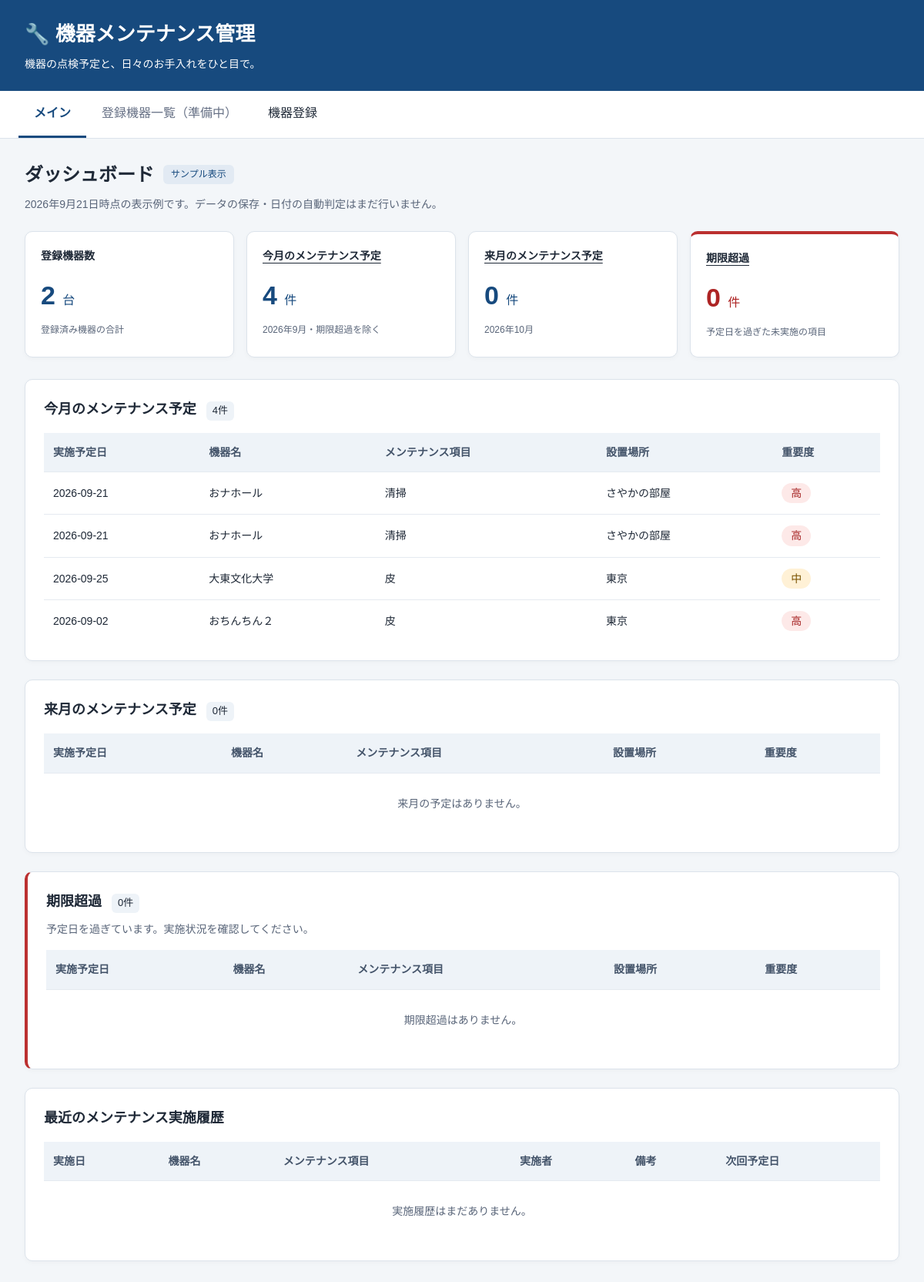
Before: / with the older database file.
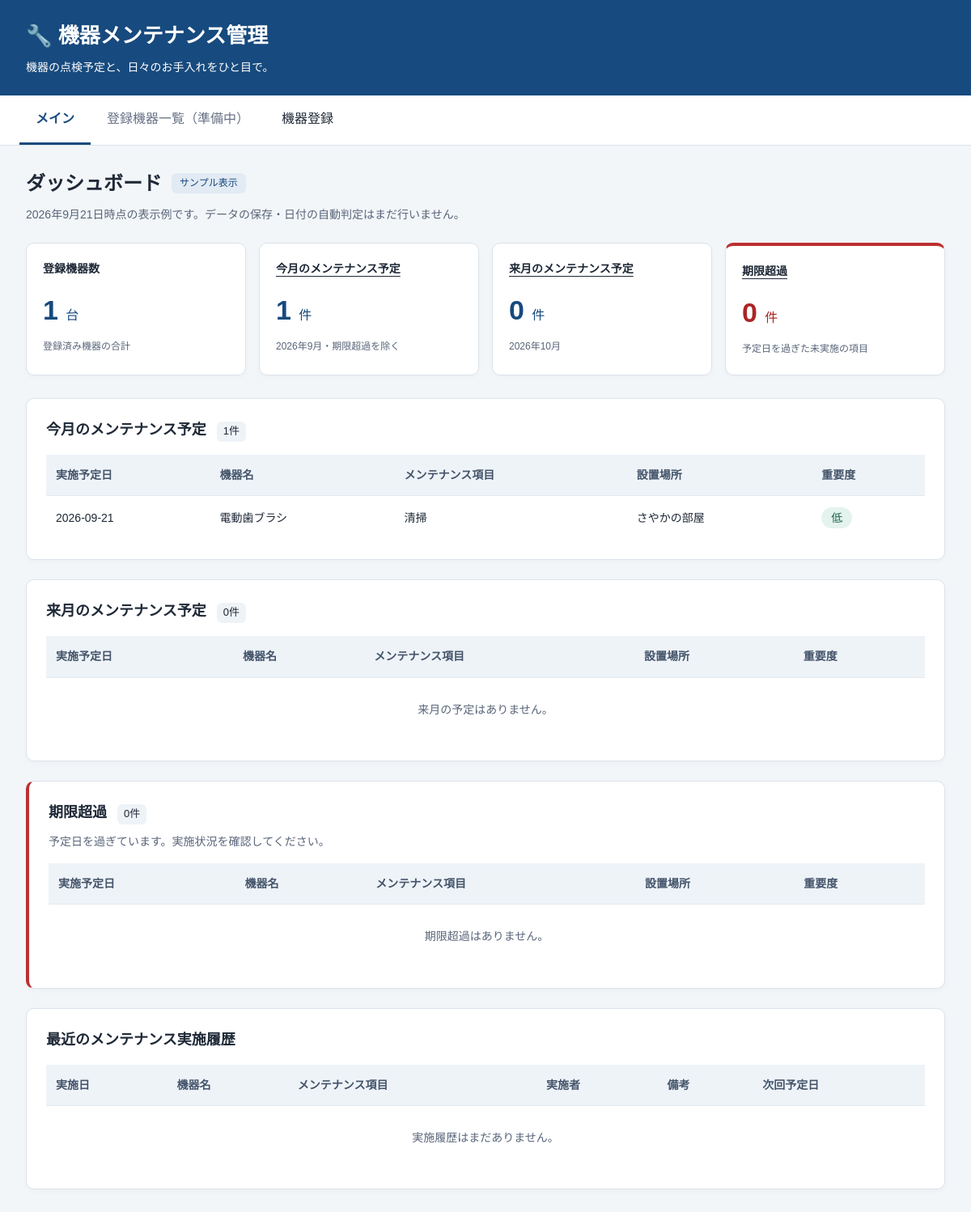
After: the same page with the newer database file.
### tables this page shows
CREATE TABLE maintenance (
        id INTEGER PRIMARY KEY AUTOINCREMENT,
        date TEXT,
        device TEXT,
        task TEXT,
        location TEXT,
        priority TEXT
    );

### main.py (the view)
@app.get("/")
def home(request: Request):
    connection = sqlite3.connect(DB_PATH)
    cursor = connection.cursor()
    cursor.execute("""
        SELECT
            id,
            date,
            device,
            task,
            location,
            priority
        FROM maintenance
    """)
    rows = cursor.fetchall()
    maintenance_list = []
    for row in rows:
        maintenance_list.append({
            "id": row[0],
            "date": row[1],
            "device": row[2],
            "task": row[3],
            "location": row[4],
            "priority": row[5]
        })
    cursor.execute("""
        SELECT COUNT(*) FROM devices
    """)
    device_count = cursor.fetchone()[0]
    connection.close()
    return templates.TemplateResponse(
        request=request,
        name="index.html",
        context={
            "device_count": device_count,
            "maintenance_list": maintenance_list
        }
    )

### templates/index.html (shortened to what this page needs)
<!DOCTYPE html>
<html lang="ja">
<head>
    <link rel="stylesheet" href="/static/style.css">
</head>
<body>
    <header class="site-header">
        <h1>🔧 機器メンテナンス管理</h1>
        <p>機器の点検予定と、日々のお手入れをひと目で。</p>
    </header>
    <nav aria-label="メインナビゲーション">
        <a href="#dashboard" aria-current="page">メイン</a>
        <button type="button" disabled>登録機器一覧（準備中）</button>
        <a href="/devices/new">機器登録</a>
    </nav>
    <main id="dashboard">
        <div class="page-heading">
            <h2>ダッシュボード</h2>
            <span class="demo-label">サンプル表示</span>
        </div>
        <p class="sample-note">2026年9月21日時点の表示例です。データの保存・日付の自動判定はまだ行いません。</p>
        <section class="summary" aria-label="登録機器とメンテナンスの集計">
            <div class="card">
                <h3>登録機器数</h3>
                <p>{{ device_count }} <span>台</span></p>
                <small>登録済み機器の合計</small>
            </div>
            <div class="card">
                <h3><a href="#this-month">今月のメンテナンス予定</a></h3>
                <p>{{ maintenance_list|length }} <span>件</span></p>
                <small>2026年9月・期限超過を除く</small>
            </div>
            <div class="card">
                <h3><a href="#next-month">来月のメンテナンス予定</a></h3>
                <p>{{ next_month_list|length }} <span>件</span></p>
                <small>2026年10月</small>
            </div>
            <div class="card warning">
                <h3><a href="#overdue">期限超過</a></h3>
                <p>{{ overdue_list|length }} <span>件</span></p>
                <small>予定日を過ぎた未実施の項目</small>
            </div>
        </section>
        <section class="panel" id="this-month" aria-labelledby="this-month-title">
            <h2 id="this-month-title">今月のメンテナンス予定 <span class="count">{{ maintenance_list|length }}件</span></h2>
            <div class="table-scroll" role="region" aria-label="今月の予定表" tabindex="0">
                <table>
                    <thead>
                        <tr><th scope="col">実施予定日</th><th scope="col">機器名</th><th scope="col">メンテナンス項目</th><th scope="col">設置場所</th><th scope="col">重要度</th></tr>
                    </thead>
                    <tbody>
                        {% for item in maintenance_list %}
                        <tr>
                            <td>{{ item.date }}</td><td>{{ item.device }}</td><td>{{ item.task }}</td><td>{{ item.location }}</td>
                            <td><span class="priority" data-level="{{ item.priority }}">{{ item.priority }}</span></td>
                        </tr>
                        {% else %}
                        <tr><td colspan="5" class="empty-state">今月の予定はありません。</td></tr>
                        {% endfor %}
                    </tbody>
                </table>
            </div>
        </section>
        <section class="panel" id="next-month" aria-labelledby="next-month-title">
            <h2 id="next-month-title">来月のメンテナンス予定 <span class="count">{{ next_month_list|length }}件</span></h2>
            <div class="table-scroll" role="region" aria-label="来月の予定表" tabindex="0">
                <table>
                    <thead>
                        <tr><th scope="col">実施予定日</th><th scope="col">機器名</th><th scope="col">メンテナンス項目</th><th scope="col">設置場所</th><th scope="col">重要度</th></tr>
                    </thead>
                    <tbody>
                        {% for item in next_month_list %}
                        <tr>
                            <td>{{ item.date }}</td><td>{{ item.device }}</td><td>{{ item.task }}</td><td>{{ item.location }}</td>
                            <td><span class="priority" data-level="{{ item.priority }}">{{ item.priority }}</span></td>
                        </tr>
                        {% else %}
                        <tr><td colspan="5" class="empty-state">来月の予定はありません。</td></tr>
                        {% endfor %}
                    </tbody>
                </table>
            </div>
        </section>
        <section class="panel overdue-panel" id="overdue" aria-labelledby="overdue-title">
            <h2 id="overdue-title">期限超過 <span class="count">{{ overdue_list|length }}件</span></h2>
            <p class="section-note">予定日を過ぎています。実施状況を確認してください。</p>
            <div class="table-scroll" role="region" aria-label="期限超過の予定表" tabindex="0">
                <table>
                    <thead>
                        <tr><th scope="col">実施予定日</th><th scope="col">機器名</th><th scope="col">メンテナンス項目</th><th scope="col">設置場所</th><th scope="col">重要度</th></tr>
                    </thead>
                    <tbody>
                        {% for item in overdue_list %}
                        <tr>
                            <td class="overdue-date">{{ item.date }}</td><td>{{ item.device }}</td><td>{{ item.task }}</td><td>{{ item.location }}</td>
                            <td><span class="priority" data-level="{{ item.priority }}">{{ item.priority }}</span></td>
                        </tr>
                        {% else %}
                        <tr><td colspan="5" class="empty-state">期限超過はありません。</td></tr>
                        {% endfor %}
                    </tbody>
                </table>
            </div>
        </section>
        <section class="panel" aria-labelledby="history-title">
            <h2 id="history-title">最近のメンテナンス実施履歴</h2>
            <div class="table-scroll" role="region" aria-label="最近の実施履歴表" tabindex="0">
                <table>
                    <thead>
                        <tr><th scope="col">実施日</th><th scope="col">機器名</th><th scope="col">メンテナンス項目</th><th scope="col">実施者</th><th scope="col">備考</th><th scope="col">次回予定日</th></tr>
                    </thead>
                    <tbody>
                        {% for item in recent_history %}
                        <tr>
                            <td>{{ item.date }}</td><td>{{ item.device }}</td><td>{{ item.task }}</td><td>{{ item.performed_by }}</td><td>{{ item.note }}</td><td>{{ item.next_due_date }}</td>
                        </tr>
                        {% else %}
                        <tr><td colspan="6" class="empty-state">実施履歴はまだありません。</td></tr>
                        {% endfor %}
                    </tbody>
                </table>
            </div>
        </section>
    </main>
</body>
</html>

### static/style.css (style rules this page uses)
* { box-sizing: border-box; }
body { margin: 0; font-family: "Yu Gothic", "Meiryo", sans-serif; background: #f3f6f9; color: #1f2937; line-height: 1.6; }
a { color: inherit; }
button { font: inherit; }
.site-header { padding: 24px 32px; background: #174a7e; color: white; }
.site-header h1 { margin: 0; font-size: 26px; }
.site-header p { margin: 6px 0 0; font-size: 14px; }
nav { display: flex; flex-wrap: wrap; padding: 0 24px; background: white; border-bottom: 1px solid #dce3eb; }
nav a, nav button { padding: 16px 20px; border: 0; border-bottom: 3px solid transparent; background: white; text-decoration: none; }
nav a[aria-current="page"] { color: #174a7e; border-bottom-color: #174a7e; font-weight: bold; }
nav button:disabled { color: #667085; cursor: not-allowed; }
main { max-width: 1280px; margin: 0 auto; padding: 28px 32px 48px; }
.page-heading { display: flex; align-items: center; flex-wrap: wrap; gap: 12px; }
.page-heading h2 { margin: 0; font-size: 24px; }
.demo-label { padding: 3px 10px; border-radius: 6px; background: #e2eaf3; color: #174a7e; font-size: 12px; }
.sample-note, .section-note { color: #596579; font-size: 14px; }
.sample-note { margin: 8px 0 24px; }
.summary { display: grid; grid-template-columns: repeat(4, minmax(0, 1fr)); gap: 16px; margin-bottom: 28px; }
.card, .panel { background: white; border: 1px solid #dce3eb; border-radius: 10px; box-shadow: 0 2px 6px rgba(0, 0, 0, 0.03); }
.card { padding: 20px; }
.card h3 { margin: 0; font-size: 14px; }
.card h3 a { text-decoration-thickness: 1px; text-underline-offset: 4px; }
.card p { margin: 12px 0 4px; color: #174a7e; font-size: 34px; font-weight: bold; }
.card p span { font-size: 16px; font-weight: normal; }
.card small { color: #596579; font-size: 12px; }
.warning { border-top: 4px solid #bb3030; }
.warning p, .overdue-date { color: #ad2424; }
.panel { padding: 24px; margin-bottom: 24px; scroll-margin-top: 16px; }
.panel h2 { margin: 0 0 16px; font-size: 18px; }
.count { display: inline-block; margin-left: 8px; padding: 2px 8px; border-radius: 6px; background: #eef3f8; font-size: 13px; font-weight: normal; }
.overdue-panel { border-left: 4px solid #bb3030; }
.section-note { margin: -6px 0 16px; }
.table-scroll { overflow-x: auto; }
table { width: 100%; min-width: 640px; border-collapse: collapse; font-size: 14px; }
th, td { padding: 14px 12px; text-align: left; border-bottom: 1px solid #e5eaf0; }
th { background: #eef3f8; color: #44546a; white-space: nowrap; }
td:first-child { white-space: nowrap; }
tbody tr:last-child td { border-bottom: 0; }
.priority { display: inline-block; padding: 2px 12px; border-radius: 20px; background: #edf1f5; white-space: nowrap; }
.priority[data-level="低"] { background: #e4f3ee; color: #21654e; }
.empty-state { text-align: center; color: #596579; padding: 28px; }

Changed rows visible on the page:
removed maintenance: date "2026-09-21", device "おナホール", task "清掃", location "さやかの部屋", priority "高"
removed maintenance: date "2026-09-25", device "大東文化大学", task "皮", location "東京", priority "中"
removed maintenance: date "2026-09-02", device "おちんちん２", task "皮", location "東京", priority "高"
changed maintenance "清掃": device "おナホール" → "電動歯ブラシ"; priority "高" → "低"
Other visible differences:
{{ device_count }}: "2" → "1"
{{ maintenance_list|length }}: "4" → "1"
